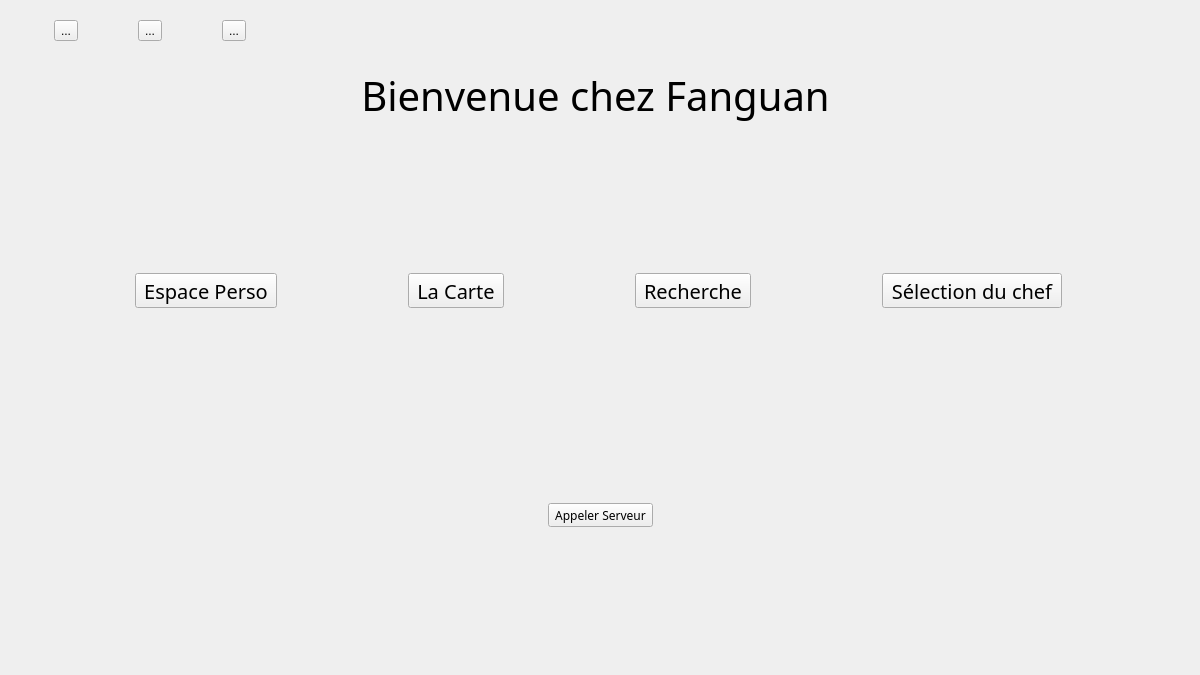
<?xml version="1.0" encoding="UTF-8"?>
<ui version="4.0">
 <class>Form</class>
 <widget class="QWidget" name="Form">
  <property name="geometry">
   <rect>
    <x>0</x>
    <y>0</y>
    <width>1200</width>
    <height>675</height>
   </rect>
  </property>
  <property name="windowTitle">
   <string>Form</string>
  </property>
  <widget class="QWidget" name="horizontalLayoutWidget_3">
   <property name="geometry">
    <rect>
     <x>0</x>
     <y>0</y>
     <width>301</width>
     <height>61</height>
    </rect>
   </property>
   <layout class="QHBoxLayout" name="horizontalLayout_6">
    <item>
     <widget class="QToolButton" name="franceButton">
      <property name="text">
       <string>...</string>
      </property>
      <property name="icon">
       <iconset>
        <normaloff>france.jpg</normaloff>france.jpg</iconset>
      </property>
      <property name="iconSize">
       <size>
        <width>45</width>
        <height>30</height>
       </size>
      </property>
     </widget>
    </item>
    <item>
     <widget class="QToolButton" name="toolButton_2">
      <property name="text">
       <string>...</string>
      </property>
      <property name="icon">
       <iconset>
        <normaloff>angleterre.jpg</normaloff>angleterre.jpg</iconset>
      </property>
      <property name="iconSize">
       <size>
        <width>45</width>
        <height>30</height>
       </size>
      </property>
     </widget>
    </item>
    <item>
     <widget class="QToolButton" name="chinaButton">
      <property name="text">
       <string>...</string>
      </property>
      <property name="icon">
       <iconset>
        <normaloff>chine.png</normaloff>chine.png</iconset>
      </property>
      <property name="iconSize">
       <size>
        <width>45</width>
        <height>30</height>
       </size>
      </property>
     </widget>
    </item>
   </layout>
  </widget>
  <widget class="QWidget" name="horizontalLayoutWidget">
   <property name="geometry">
    <rect>
     <x>10</x>
     <y>190</y>
     <width>1181</width>
     <height>201</height>
    </rect>
   </property>
   <layout class="QHBoxLayout" name="horizontalLayout">
    <item>
     <widget class="QToolButton" name="persoButton">
      <property name="font">
       <font>
        <family>Manjari</family>
        <pointsize>15</pointsize>
       </font>
      </property>
      <property name="text">
       <string>Espace Perso</string>
      </property>
      <property name="icon">
       <iconset>
        <normaloff>smileymaison.png</normaloff>smileymaison.png</iconset>
      </property>
      <property name="iconSize">
       <size>
        <width>150</width>
        <height>130</height>
       </size>
      </property>
      <property name="toolButtonStyle">
       <enum>Qt::ToolButtonTextUnderIcon</enum>
      </property>
     </widget>
    </item>
    <item>
     <widget class="QToolButton" name="menuButton">
      <property name="font">
       <font>
        <family>Manjari</family>
        <pointsize>15</pointsize>
       </font>
      </property>
      <property name="text">
       <string>La Carte</string>
      </property>
      <property name="icon">
       <iconset>
        <normaloff>menu.png</normaloff>menu.png</iconset>
      </property>
      <property name="iconSize">
       <size>
        <width>150</width>
        <height>130</height>
       </size>
      </property>
      <property name="toolButtonStyle">
       <enum>Qt::ToolButtonTextUnderIcon</enum>
      </property>
     </widget>
    </item>
    <item>
     <widget class="QToolButton" name="searchButton">
      <property name="font">
       <font>
        <family>Manjari</family>
        <pointsize>15</pointsize>
       </font>
      </property>
      <property name="text">
       <string>Recherche</string>
      </property>
      <property name="icon">
       <iconset>
        <normaloff>loupe.jpg</normaloff>loupe.jpg</iconset>
      </property>
      <property name="iconSize">
       <size>
        <width>150</width>
        <height>130</height>
       </size>
      </property>
      <property name="toolButtonStyle">
       <enum>Qt::ToolButtonTextUnderIcon</enum>
      </property>
     </widget>
    </item>
    <item>
     <widget class="QToolButton" name="selectionButton">
      <property name="font">
       <font>
        <family>Manjari</family>
        <pointsize>15</pointsize>
       </font>
      </property>
      <property name="text">
       <string>Sélection du chef</string>
      </property>
      <property name="icon">
       <iconset>
        <normaloff>toque.png</normaloff>toque.png</iconset>
      </property>
      <property name="iconSize">
       <size>
        <width>150</width>
        <height>130</height>
       </size>
      </property>
      <property name="toolButtonStyle">
       <enum>Qt::ToolButtonTextUnderIcon</enum>
      </property>
     </widget>
    </item>
   </layout>
  </widget>
  <widget class="QWidget" name="horizontalLayoutWidget_2">
   <property name="geometry">
    <rect>
     <x>10</x>
     <y>420</y>
     <width>1181</width>
     <height>191</height>
    </rect>
   </property>
   <layout class="QHBoxLayout" name="horizontalLayout_2">
    <item>
     <widget class="QToolButton" name="waiterButton">
      <property name="font">
       <font>
        <family>Manjari</family>
       </font>
      </property>
      <property name="text">
       <string>Appeler Serveur</string>
      </property>
      <property name="icon">
       <iconset>
        <normaloff>bell.png</normaloff>bell.png</iconset>
      </property>
      <property name="iconSize">
       <size>
        <width>150</width>
        <height>130</height>
       </size>
      </property>
      <property name="toolButtonStyle">
       <enum>Qt::ToolButtonTextUnderIcon</enum>
      </property>
     </widget>
    </item>
   </layout>
  </widget>
  <widget class="QLabel" name="label">
   <property name="geometry">
    <rect>
     <x>0</x>
     <y>60</y>
     <width>1191</width>
     <height>71</height>
    </rect>
   </property>
   <property name="font">
    <font>
     <family>Manjari</family>
     <pointsize>30</pointsize>
     <italic>false</italic>
    </font>
   </property>
   <property name="text">
    <string>Bienvenue chez Fanguan</string>
   </property>
   <property name="alignment">
    <set>Qt::AlignCenter</set>
   </property>
  </widget>
 </widget>
 <resources/>
 <connections/>
</ui>
